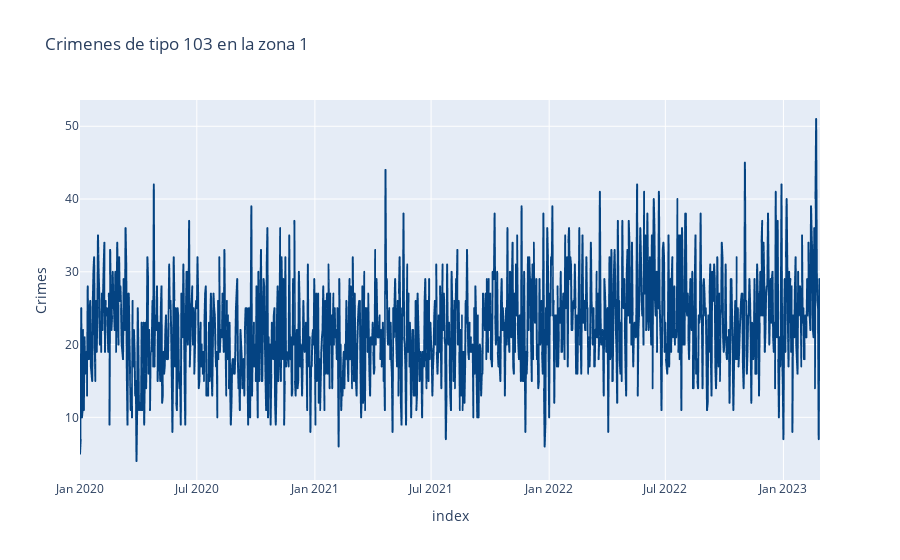

The code cell stored with this chart in its notebook:
### Code cell
fig = px.line(data, x=data.index, y="Crimes",title=f"Crimenes de tipo 103 en la zona 1")
fig.update_traces(line_color='#044382')
fig.show()

### Figure 1 — Plotly figure (JSON) as saved in the notebook; plotly's stock layout.template omitted (floating-point values rounded to 4 significant figures; data arrays with more than 128 entries replaced by an {"elided": "..."} marker saying what was removed)
{"data": [{"hovertemplate": "index=%{x}<br>Crimes=%{y}<extra></extra>", "legendgroup": "", "line": {"color": "#044382", "dash": "solid"}, "marker": {"symbol": "circle"}, "mode": "lines", "name": "", "showlegend": false, "type": "scattergl", "x": {"elided": "1154 str values"}, "xaxis": "x", "y": {"elided": "1154 int values"}, "yaxis": "y"}], "layout": {"autosize": true, "legend": {"tracegroupgap": 0}, "title": {"text": "Crimenes de tipo 103 en la zona 1"}, "xaxis": {"anchor": "y", "autorange": true, "domain": [0, 1], "range": ["2020-01-01", "2023-02-27"], "title": {"text": "index"}, "type": "date"}, "yaxis": {"anchor": "x", "autorange": true, "domain": [0, 1], "range": [1.389, 53.61], "title": {"text": "Crimes"}, "type": "linear"}}}
